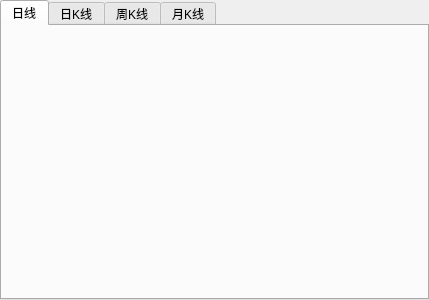
<?xml version="1.0" encoding="UTF-8"?>
<ui version="4.0">
 <class>stackStock</class>
 <widget class="QWidget" name="stackStock">
  <property name="geometry">
   <rect>
    <x>0</x>
    <y>0</y>
    <width>429</width>
    <height>300</height>
   </rect>
  </property>
  <property name="windowTitle">
   <string>Form</string>
  </property>
  <layout class="QGridLayout" name="gridLayout">
   <property name="leftMargin">
    <number>0</number>
   </property>
   <property name="topMargin">
    <number>0</number>
   </property>
   <property name="rightMargin">
    <number>0</number>
   </property>
   <property name="bottomMargin">
    <number>0</number>
   </property>
   <property name="spacing">
    <number>0</number>
   </property>
   <item row="0" column="0">
    <widget class="QTabWidget" name="tabWidget">
     <property name="currentIndex">
      <number>0</number>
     </property>
     <widget class="QWidget" name="day">
      <attribute name="title">
       <string>日线</string>
      </attribute>
      <layout class="QGridLayout" name="gridLayout_2">
       <property name="leftMargin">
        <number>0</number>
       </property>
       <property name="topMargin">
        <number>0</number>
       </property>
       <property name="rightMargin">
        <number>0</number>
       </property>
       <property name="bottomMargin">
        <number>0</number>
       </property>
       <property name="spacing">
        <number>0</number>
       </property>
       <item row="0" column="0">
        <layout class="QVBoxLayout" name="vday">
         <property name="spacing">
          <number>0</number>
         </property>
        </layout>
       </item>
      </layout>
     </widget>
     <widget class="QWidget" name="tab">
      <attribute name="title">
       <string>日K线</string>
      </attribute>
      <layout class="QGridLayout" name="gridLayout_5">
       <property name="leftMargin">
        <number>0</number>
       </property>
       <property name="topMargin">
        <number>0</number>
       </property>
       <property name="rightMargin">
        <number>0</number>
       </property>
       <property name="bottomMargin">
        <number>0</number>
       </property>
       <property name="spacing">
        <number>0</number>
       </property>
       <item row="0" column="0">
        <layout class="QVBoxLayout" name="dayK"/>
       </item>
      </layout>
     </widget>
     <widget class="QWidget" name="week">
      <attribute name="title">
       <string>周K线</string>
      </attribute>
      <layout class="QGridLayout" name="gridLayout_3">
       <property name="leftMargin">
        <number>0</number>
       </property>
       <property name="topMargin">
        <number>0</number>
       </property>
       <property name="rightMargin">
        <number>0</number>
       </property>
       <property name="bottomMargin">
        <number>0</number>
       </property>
       <property name="spacing">
        <number>0</number>
       </property>
       <item row="0" column="0">
        <layout class="QVBoxLayout" name="weekK"/>
       </item>
      </layout>
     </widget>
     <widget class="QWidget" name="month">
      <attribute name="title">
       <string>月K线</string>
      </attribute>
      <layout class="QGridLayout" name="gridLayout_4">
       <property name="leftMargin">
        <number>0</number>
       </property>
       <property name="topMargin">
        <number>0</number>
       </property>
       <property name="rightMargin">
        <number>0</number>
       </property>
       <property name="bottomMargin">
        <number>0</number>
       </property>
       <property name="spacing">
        <number>0</number>
       </property>
       <item row="0" column="0">
        <layout class="QVBoxLayout" name="monthK">
         <property name="spacing">
          <number>0</number>
         </property>
        </layout>
       </item>
      </layout>
     </widget>
    </widget>
   </item>
  </layout>
 </widget>
 <resources/>
 <connections/>
</ui>
